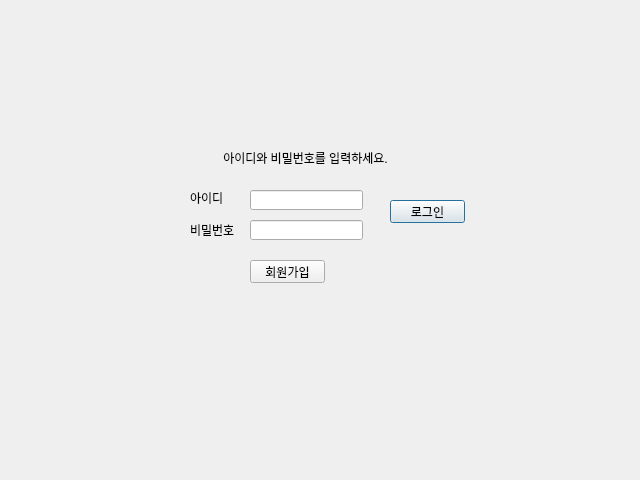
<?xml version="1.0" encoding="UTF-8"?>
<ui version="4.0">
 <class>Dialog</class>
 <widget class="QDialog" name="Dialog">
  <property name="geometry">
   <rect>
    <x>0</x>
    <y>0</y>
    <width>640</width>
    <height>480</height>
   </rect>
  </property>
  <property name="windowTitle">
   <string>감자합니다</string>
  </property>
  <widget class="QLineEdit" name="edit1">
   <property name="enabled">
    <bool>true</bool>
   </property>
   <property name="geometry">
    <rect>
     <x>250</x>
     <y>220</y>
     <width>113</width>
     <height>20</height>
    </rect>
   </property>
   <property name="echoMode">
    <enum>QLineEdit::Password</enum>
   </property>
  </widget>
  <widget class="QLabel" name="label1">
   <property name="geometry">
    <rect>
     <x>190</x>
     <y>220</y>
     <width>56</width>
     <height>20</height>
    </rect>
   </property>
   <property name="text">
    <string>비밀번호</string>
   </property>
   <property name="buddy">
    <cstring>edit1</cstring>
   </property>
  </widget>
  <widget class="QLabel" name="label0">
   <property name="geometry">
    <rect>
     <x>190</x>
     <y>190</y>
     <width>56</width>
     <height>16</height>
    </rect>
   </property>
   <property name="text">
    <string>아이디</string>
   </property>
   <property name="buddy">
    <cstring>edit0</cstring>
   </property>
  </widget>
  <widget class="QPushButton" name="button_login">
   <property name="geometry">
    <rect>
     <x>390</x>
     <y>200</y>
     <width>75</width>
     <height>23</height>
    </rect>
   </property>
   <property name="text">
    <string>로그인</string>
   </property>
  </widget>
  <widget class="QLineEdit" name="edit0">
   <property name="geometry">
    <rect>
     <x>250</x>
     <y>190</y>
     <width>113</width>
     <height>20</height>
    </rect>
   </property>
  </widget>
  <widget class="QLabel" name="label3">
   <property name="geometry">
    <rect>
     <x>180</x>
     <y>150</y>
     <width>251</width>
     <height>16</height>
    </rect>
   </property>
   <property name="text">
    <string>아이디와 비밀번호를 입력하세요.</string>
   </property>
   <property name="scaledContents">
    <bool>true</bool>
   </property>
   <property name="alignment">
    <set>Qt::AlignCenter</set>
   </property>
  </widget>
  <widget class="QLabel" name="label">
   <property name="geometry">
    <rect>
     <x>0</x>
     <y>0</y>
     <width>640</width>
     <height>480</height>
    </rect>
   </property>
   <property name="text">
    <string/>
   </property>
   <property name="pixmap">
    <pixmap>로그인, 회원가입 그림/로그인.png</pixmap>
   </property>
  </widget>
  <widget class="QPushButton" name="button_join">
   <property name="geometry">
    <rect>
     <x>250</x>
     <y>260</y>
     <width>75</width>
     <height>23</height>
    </rect>
   </property>
   <property name="text">
    <string>회원가입</string>
   </property>
  </widget>
  <zorder>label</zorder>
  <zorder>edit1</zorder>
  <zorder>label1</zorder>
  <zorder>label0</zorder>
  <zorder>button_login</zorder>
  <zorder>edit0</zorder>
  <zorder>label3</zorder>
  <zorder>button_join</zorder>
 </widget>
 <resources/>
 <connections/>
</ui>
